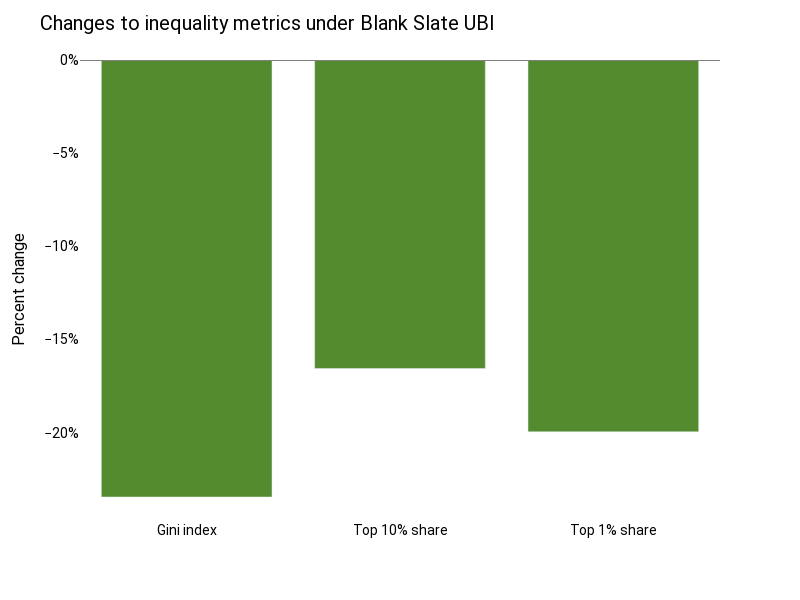

The notebook cell saved with this chart:
### Code cell
format_fig(plotly_json_to_fig(charts["inequality_chart"]).update_layout(
    title="Changes to inequality metrics under Blank Slate UBI",
))

### Figure 1 — Plotly figure (JSON) as saved in the notebook; plotly's stock layout.template omitted (floating-point values rounded to 4 significant figures)
{"data": [{"alignmentgroup": "True", "customdata": [["<b>Gini index falls 23.5%</b><br> from 0.414 to 0.316"], ["<b>Top 10% share falls 16.6%</b><br> from 31.0% to 25.8%"], ["<b>Top 1% share falls 20.0%</b><br> from 7.3% to 5.8%"]], "hovertemplate": "%{customdata[0]}<extra></extra>", "legendgroup": "", "marker": {"color": ["#558B2F", "#558B2F", "#558B2F"], "pattern": {"shape": ""}}, "name": "", "offsetgroup": "", "orientation": "v", "showlegend": false, "textposition": "auto", "type": "bar", "x": ["Gini index", "Top 10% share", "Top 1% share"], "xaxis": "x", "y": [-0.2346, -0.1655, -0.1996], "yaxis": "y"}], "layout": {"barmode": "relative", "font": {"color": "Black", "family": "Roboto"}, "height": 600, "hoverlabel": {"align": "right", "font": {"family": "Ubuntu"}}, "legend": {"tracegroupgap": 0}, "margin": {"t": 60}, "paper_bgcolor": "white", "plot_bgcolor": "white", "shapes": [{"line": {"color": "grey", "width": 1}, "type": "line", "x0": 0, "x1": 1, "xref": "paper", "y0": 0, "y1": 0, "yref": "y"}], "title": {"font": {"size": 20}, "text": "Changes to inequality metrics under Blank Slate UBI"}, "width": 800, "xaxis": {"anchor": "y", "domain": [0, 1], "tickfont": {"size": 14}, "title": {"font": {"color": "black", "size": 16}}}, "yaxis": {"anchor": "x", "domain": [0, 1], "tickfont": {"size": 14}, "tickformat": "~%", "title": {"font": {"color": "black", "size": 16}, "text": "Percent change"}}}}
